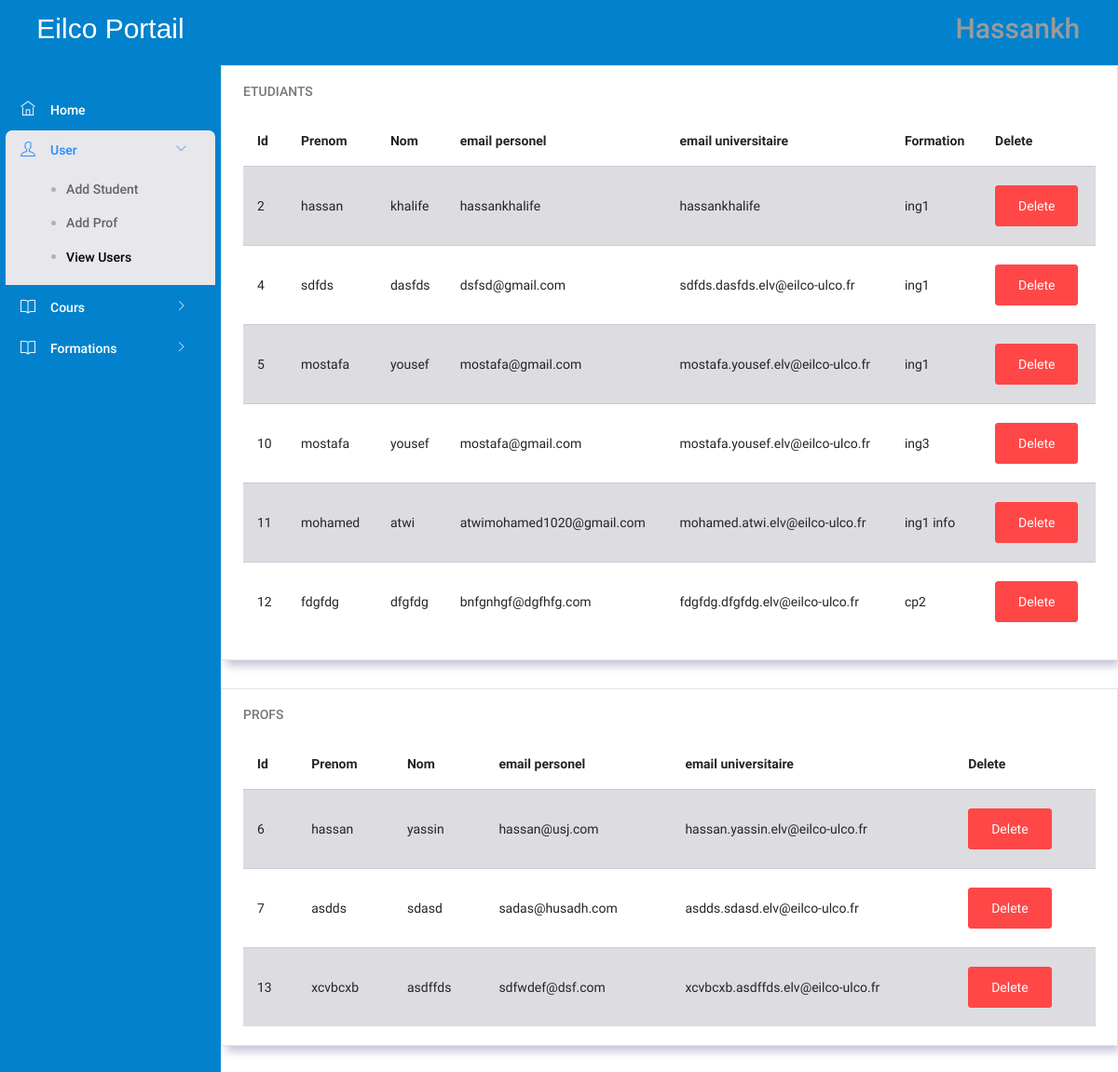
Before: /PL/pages/admin/View_Students.php (signed in) with the older database file.
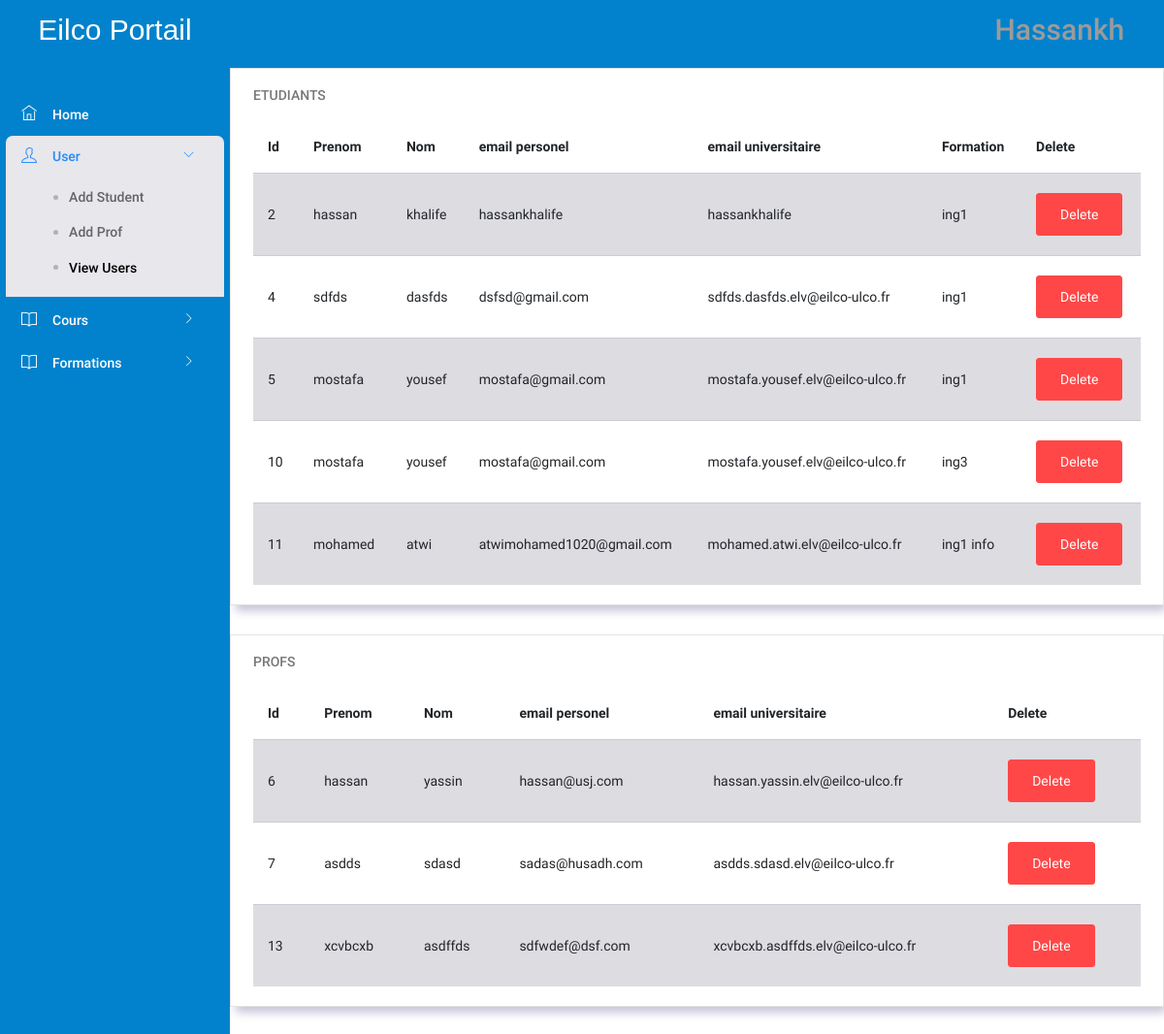
After: the same page with the newer database file.
### tables this page shows
CREATE TABLE `users` (
  `iduser` int NOT NULL AUTO_INCREMENT,
  `prenom` varchar(45) NOT NULL,
  `nom` varchar(45) NOT NULL,
  `role` int NOT NULL,
  `date_de_naissance` date NOT NULL,
  `username` varchar(45) NOT NULL,
  `password` char(45) NOT NULL,
  `email_personel` varchar(45) NOT NULL,
  `email_universitaire` varchar(45) NOT NULL,
  `sexe` varchar(45) NOT NULL,
  `formation_id` int DEFAULT NULL,
  `phone` varchar(45) NOT NULL,
  `Adresse` varchar(45) NOT NULL,
  `nationalite` varchar(45) NOT NULL,
  PRIMARY KEY (`iduser`),
  KEY `formation_idx` (`formation_id`),
  CONSTRAINT `formation` FOREIGN KEY (`formation_id`) REFERENCES `formation` (`idformation`) ON DELETE CASCADE ON UPDATE CASCADE
);

CREATE TABLE `formation` (
  `idformation` int NOT NULL AUTO_INCREMENT,
  `nomformation` varchar(45) NOT NULL,
  PRIMARY KEY (`idformation`),
  UNIQUE KEY `nomformation_UNIQUE` (`nomformation`)
);

### DAL/userRepository.php (called while the page is built, shortened)
<?php
require_once(__DIR__ . "/../DTO/user.php");
function getStudents()
{
    $conn = openConnection();
    $query = "SELECT * FROM users where role=2;";
    $result = mysqli_query($conn, $query);
    $i = 0;
    while ($row = mysqli_fetch_array($result)) {
        $user = new user();
        $user->setId($row["iduser"]);
        $user->setPrenom($row["prenom"]);
        $user->setNom($row["nom"]);
        $user->setDate_de_naissance($row["date_de_naissance"]);
        $user->setEmail_personel($row["email_personel"]);
        $user->setSexe($row["sexe"]);
        $user->setPhone($row["phone"]);
        $user->setAdresse($row["Adresse"]);
        $user->setUsername($row["username"]);
        $user->setEmail_universitaire($row["email_universitaire"]);
        $user->setNationalite($row["nationalite"]);
        $user->setFormationId($row["formation_id"]);
        $users[$i] = $user;
        $i++;
    }
    return $users;
}
function getAllProf()
{
    $conn = openConnection();
    $query = "SELECT * FROM users where role=3;";
    $result = mysqli_query($conn, $query);
    $i = 0;
    while ($row = mysqli_fetch_array($result)) {
        $user = new user();
        $user->setId($row["iduser"]);
        $user->setPrenom($row["prenom"]);
        $user->setNom($row["nom"]);
        $user->setDate_de_naissance($row["date_de_naissance"]);
        $user->setEmail_personel($row["email_personel"]);
        $user->setSexe($row["sexe"]);
        $user->setPhone($row["phone"]);
        $user->setAdresse($row["Adresse"]);
        $user->setUsername($row["username"]);
        $user->setEmail_universitaire($row["email_universitaire"]);
        $user->setNationalite($row["nationalite"]);
        $users[$i] = $user;
        $i++;
    }
    return $users;
}

### BLL/usersManager.php (called while the page is built, shortened)
<?php
require(__DIR__ . "/../DAL/userRepository.php");
function getAllStudents()
{
    return getStudents();
}

### DTO/user.php (called while the page is built, shortened)
<?php
class user{
    private $id;
    private $prenom;
    private $nom;
    private $email_personel;
    private $email_universitaire;
    public function getId() {
        return $this->id;
    }
    public function setId($id) {
        $this->id = $id;
    }
    public function getNom() {
        return $this->nom;
    }
    public function setNom($nom) {
        $this->nom = $nom;
    }
    public function getPrenom() {
        return $this->prenom;
    }
    public function setPrenom($prenom) {
        $this->prenom = $prenom;
    }
    public function getEmail_personel() {
        return $this->email_personel;
    }
    public function setEmail_personel($email_personel) {
        $this->email_personel = $email_personel;
    }
    public function getEmail_universitaire() {
        return $this->email_universitaire;
    }
    public function setEmail_universitaire($email_universitaire) {
        $this->email_universitaire = $email_universitaire;
    }
}
?>

### DAL/formationRepository.php (called while the page is built, shortened)
<?php
function GetFormationbyId($formation_id) {
    $conn = openConnection();
    $formation = null;
    try {
        $sql = "SELECT nomformation FROM formation WHERE idformation=? ";
        $stmt = $conn->prepare($sql);
        $stmt->bind_param("i", $formation_id);
        $stmt->execute();
        $result = $stmt->get_result();
        if ($result->num_rows > 0) {
            if ($row = $result->fetch_assoc()) {
                $formation = $row["nomformation"];
            }
        }
    } catch (Exception $ex) {
    }
    return $formation;
}

### BLL/formationManager.php (called while the page is built, shortened)
<?php
require(__DIR__ . "/../DAL/formationRepository.php");
function GetFormationname($formation_id)
{
    return GetFormationbyId($formation_id);
}

### PL/pages/admin/View_Students.php (the view, shortened to what the changed rows need)
<!DOCTYPE html>
<html lang="en">
<head>
  <link rel="stylesheet" href="../../assets/vendors/ti-icons/css/themify-icons.css">
  <link rel="stylesheet" href="../../assets/vendors/base/vendor.bundle.base.css">
  <link rel="stylesheet" href="../../styles/admin_page.css">
</head>
<body>
  <div class="container-scroller">
              <?php
              require("../../../DTO/user.php");
              ?>
    <div class="container-fluid page-body-wrapper">
      <div class="main-panel">
        <div class="content-wrapper">
          <div class="row">
            <div class="col-lg-12 grid-margin stretch-card">
              <div class="card">
                <div class="card-body">
                  <div class="table-responsive">
                    <table class="table table-striped">
                      <?php
                      require_once('../../../BLL/usersManager.php');
                      require_once('../../../BLL/formationManager.php');
                      include_once("../../../DTO/user.php");
                      $profiles = getAllStudents();
                      if ($profiles == null) {
                        echo "no results";
                      } else {
                        echo
                        "<thead>" .
                          "<tr>" .
                          "<th>" .
                          "Id" .
                          "</th>" .
                          "<th>" .
                          "Prenom" .
                          "</th>" .
                          "<th>" .
                          "Nom" .
                          "</th>" .
                          "<th>" .
                          "email personel" .
                          "</th>" .
                          "<th>" .
                          "email universitaire" .
                          "</th>" .
                          "<th>" .
                          "Formation" .
                          "</th>" .
                          "<th>" .
                          "Delete" .
                          "</th>" .
                          "</tr>" .
                          "</thead>";
                        for ($i = 0; $i < count($profiles); $i++) {
                          echo
                          "<tr>"
                            . "<td>" . $profiles[$i]->getId() . "</td>"
                            . "<td>" . $profiles[$i]->getPrenom() . "</td>"
                            . "<td>" . $profiles[$i]->getNom() . "</td>"
                            . "<td>" . $profiles[$i]->getEmail_personel() . "</td>"
                            . "<td>" . $profiles[$i]->getEmail_universitaire() . "</td>"
                            . "<td>" . GetFormationname($profiles[$i]->getFormationId()) . "</td>"
                            . "<td><a class='btn btn-danger'  href='../deleteuser.php?id=".$profiles[$i]->getId()."'>Delete</a></td>"
                            . "</tr>";
                        }
                      }
                      ?>
                    </table>
                  </div>
                </div>
              </div>
            </div>
          </div>
          <div class="row">
            <div class="col-lg-12 grid-margin stretch-card">
              <div class="card">
                <div class="card-body">
                  <div class="table-responsive">
                    <table class="table table-striped">
                      <?php
                      require_once('../../../BLL/usersManager.php');
                      require_once('../../../BLL/formationManager.php');
                      include_once("../../../DTO/user.php");
                      $profiles = getAllProf();
                      if ($profiles == null) {
                        echo "no results";
                      } else {
                        echo
                        "<thead>" .
                          "<tr>" .
                          "<th>" .
                          "Id" .
                          "</th>" .
                          "<th>" .
                          "Prenom" .
                          "</th>" .
                          "<th>" .
                          "Nom" .
                          "</th>" .
                          "<th>" .
                          "email personel" .
                          "</th>" .
                          "<th>" .
                          "email universitaire" .
                          "</th>" .
                          "<th>" .
                          "Delete" .
                          "</th>" .
                          "</tr>" .
                          "</thead>";
                        for ($i = 0; $i < count($profiles); $i++) {
                          echo
                          "<tr>"
                            . "<td>" . $profiles[$i]->getId() . "</td>"
                            . "<td>" . $profiles[$i]->getPrenom() . "</td>"
                            . "<td>" . $profiles[$i]->getNom() . "</td>"
                            . "<td>" . $profiles[$i]->getEmail_personel() . "</td>"
                            . "<td>" . $profiles[$i]->getEmail_universitaire() . "</td>"
                            . "<td><a class='btn btn-danger'  href='../deleteuser.php?id=".$profiles[$i]->getId()."'>Delete</a></td>"
                            . "</tr>";
                        }
                      }
                      ?>
                    </table>
                  </div>
                </div>
              </div>
            </div>
          </div>
        </div>
      </div>
    </div>
  </div>
</body>
</html>

Changed rows visible on the page:
removed users: iduser "12", prenom "fdgfdg", nom "dfgfdg", email_personel "bnfgnhgf@dgfhfg.com", email_universitaire "fdgfdg.dfgfdg.elv@eilco-ulco.fr", formation.nomformation "cp2", shown under "ETUDIANTS"
